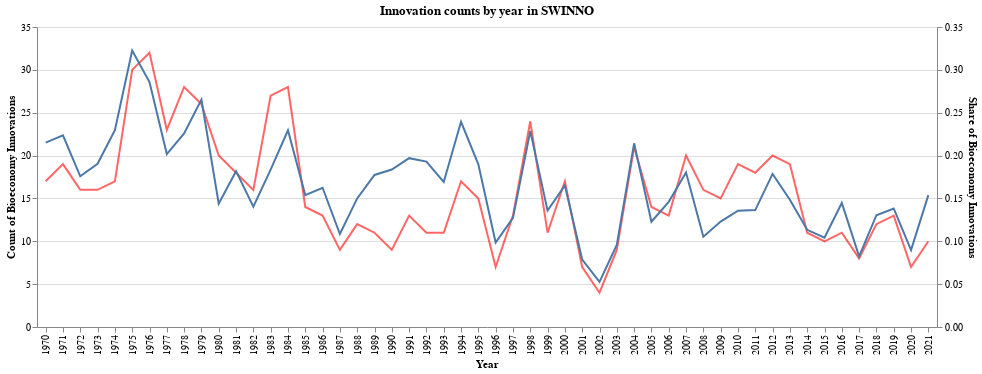

The notebook cell saved with this chart:
### Code cell
# | include: false


def calculate_bioeconomy_share(df):
    df = df.copy()
    df = df[["sinno_id", "year", "bioeconomy"]]
    df = (
        df.groupby("year")
        .agg(
            total_count=("sinno_id", "nunique"), bioeconomy_count=("bioeconomy", "sum")
        )
        .reset_index()
    )
    df["bioeconomy_share"] = df["bioeconomy_count"] / df["total_count"]

    return df


def plot_innovation_counts_by_year(df, title):
    df = calculate_bioeconomy_share(df)

    base = alt.Chart(df).encode(alt.X("year:O", axis=alt.Axis(title="Year")))

    count = (
        base.mark_line(color="red", opacity=0.6)
        .encode(
            alt.Y("bioeconomy_count:Q", title="Count of Bioeconomy Innovations"),
            tooltip=["bioeconomy_count", "bioeconomy_share", "year"],
        )
        .interactive()
    )

    share = (
        base.mark_line()
        .encode(
            alt.Y("bioeconomy_share:Q", title="Share of Bioeconomy Innovations"),
            tooltip=["bioeconomy_count", "bioeconomy_share", "year"],
        )
        .interactive()
    )

    chart = (
        alt.layer(count, share)
        .resolve_scale(y="independent")
        .properties(title=title, width=900)
        .configure_title(font="Inconsolata")
        .configure_axis(labelFont="Inconsolata", titleFont="Inconsolata")
    )

    return chart


plot_innovation_counts_by_year(swinno, "Innovation counts by year in SWINNO")

### Figure 1 — Vega-Lite specification as saved in the notebook (floating-point values rounded to 4 significant figures)
{"config": {"view": {"continuousWidth": 400, "continuousHeight": 300}, "axis": {"labelFont": "Inconsolata", "titleFont": "Inconsolata"}, "title": {"font": "Inconsolata"}}, "layer": [{"mark": {"type": "line", "color": "red", "opacity": 0.6}, "encoding": {"tooltip": [{"field": "bioeconomy_count", "type": "quantitative"}, {"field": "bioeconomy_share", "type": "quantitative"}, {"field": "year", "type": "nominal"}], "x": {"axis": {"title": "Year"}, "field": "year", "type": "ordinal"}, "y": {"field": "bioeconomy_count", "title": "Count of Bioeconomy Innovations", "type": "quantitative"}}, "selection": {"selector002": {"type": "interval", "bind": "scales", "encodings": ["x", "y"]}}}, {"mark": "line", "encoding": {"tooltip": [{"field": "bioeconomy_count", "type": "quantitative"}, {"field": "bioeconomy_share", "type": "quantitative"}, {"field": "year", "type": "nominal"}], "x": {"axis": {"title": "Year"}, "field": "year", "type": "ordinal"}, "y": {"field": "bioeconomy_share", "title": "Share of Bioeconomy Innovations", "type": "quantitative"}}, "selection": {"selector003": {"type": "interval", "bind": "scales", "encodings": ["x", "y"]}}}], "data": {"name": "data-1f0eef3f5822549386e6dfdd7e0b0da2"}, "resolve": {"scale": {"y": "independent"}}, "title": "Innovation counts by year in SWINNO", "width": 900, "$schema": "https://vega.github.io/schema/vega-lite/v4.17.0.json", "datasets": {"data-1f0eef3f5822549386e6dfdd7e0b0da2": [{"year": "1970", "total_count": 79, "bioeconomy_count": 17, "bioeconomy_share": 0.2152}, {"year": "1971", "total_count": 85, "bioeconomy_count": 19, "bioeconomy_share": 0.2235}, {"year": "1972", "total_count": 91, "bioeconomy_count": 16, "bioeconomy_share": 0.1758}, {"year": "1973", "total_count": 84, "bioeconomy_count": 16, "bioeconomy_share": 0.1905}, {"year": "1974", "total_count": 74, "bioeconomy_count": 17, "bioeconomy_share": 0.2297}, {"year": "1975", "total_count": 93, "bioeconomy_count": 30, "bioeconomy_share": 0.3226}, {"year": "1976", "total_count": 112, "bioeconomy_count": 32, "bioeconomy_share": 0.2857}, {"year": "1977", "total_count": 114, "bioeconomy_count": 23, "bioeconomy_share": 0.2018}, {"year": "1978", "total_count": 124, "bioeconomy_count": 28, "bioeconomy_share": 0.2258}, {"year": "1979", "total_count": 98, "bioeconomy_count": 26, "bioeconomy_share": 0.2653}, {"year": "1980", "total_count": 139, "bioeconomy_count": 20, "bioeconomy_share": 0.1439}, {"year": "1981", "total_count": 99, "bioeconomy_count": 18, "bioeconomy_share": 0.1818}, {"year": "1982", "total_count": 114, "bioeconomy_count": 16, "bioeconomy_share": 0.1404}, {"year": "1983", "total_count": 147, "bioeconomy_count": 27, "bioeconomy_share": 0.1837}, {"year": "1984", "total_count": 122, "bioeconomy_count": 28, "bioeconomy_share": 0.2295}, {"year": "1985", "total_count": 91, "bioeconomy_count": 14, "bioeconomy_share": 0.1538}, {"year": "1986", "total_count": 80, "bioeconomy_count": 13, "bioeconomy_share": 0.1625}, {"year": "1987", "total_count": 83, "bioeconomy_count": 9, "bioeconomy_share": 0.1084}, {"year": "1988", "total_count": 80, "bioeconomy_count": 12, "bioeconomy_share": 0.15}, {"year": "1989", "total_count": 62, "bioeconomy_count": 11, "bioeconomy_share": 0.1774}, {"year": "1990", "total_count": 49, "bioeconomy_count": 9, "bioeconomy_share": 0.1837}, {"year": "1991", "total_count": 66, "bioeconomy_count": 13, "bioeconomy_share": 0.197}, {"year": "1992", "total_count": 57, "bioeconomy_count": 11, "bioeconomy_share": 0.193}, {"year": "1993", "total_count": 65, "bioeconomy_count": 11, "bioeconomy_share": 0.1692}, {"year": "1994", "total_count": 71, "bioeconomy_count": 17, "bioeconomy_share": 0.2394}, {"year": "1995", "total_count": 79, "bioeconomy_count": 15, "bioeconomy_share": 0.1899}, {"year": "1996", "total_count": 71, "bioeconomy_count": 7, "bioeconomy_share": 0.09859}, {"year": "1997", "total_count": 102, "bioeconomy_count": 13, "bioeconomy_share": 0.1275}, {"year": "1998", "total_count": 105, "bioeconomy_count": 24, "bioeconomy_share": 0.2286}, {"year": "1999", "total_count": 81, "bioeconomy_count": 11, "bioeconomy_share": 0.1358}, {"year": "2000", "total_count": 103, "bioeconomy_count": 17, "bioeconomy_share": 0.165}, {"year": "2001", "total_count": 89, "bioeconomy_count": 7, "bioeconomy_share": 0.07865}, {"year": "2002", "total_count": 76, "bioeconomy_count": 4, "bioeconomy_share": 0.05263}, {"year": "2003", "total_count": 94, "bioeconomy_count": 9, "bioeconomy_share": 0.09574}, {"year": "2004", "total_count": 98, "bioeconomy_count": 21, "bioeconomy_share": 0.2143}, {"year": "2005", "total_count": 114, "bioeconomy_count": 14, "bioeconomy_share": 0.1228}, {"year": "2006", "total_count": 89, "bioeconomy_count": 13, "bioeconomy_share": 0.1461}, {"year": "2007", "total_count": 111, "bioeconomy_count": 20, "bioeconomy_share": 0.1802}, {"year": "2008", "total_count": 152, "bioeconomy_count": 16, "bioeconomy_share": 0.1053}, {"year": "2009", "total_count": 122, "bioeconomy_count": 15, "bioeconomy_share": 0.123}, {"year": "2010", "total_count": 140, "bioeconomy_count": 19, "bioeconomy_share": 0.1357}, {"year": "2011", "total_count": 132, "bioeconomy_count": 18, "bioeconomy_share": 0.1364}, {"year": "2012", "total_count": 112, "bioeconomy_count": 20, "bioeconomy_share": 0.1786}, {"year": "2013", "total_count": 128, "bioeconomy_count": 19, "bioeconomy_share": 0.1484}, {"year": "2014", "total_count": 97, "bioeconomy_count": 11, "bioeconomy_share": 0.1134}, {"year": "2015", "total_count": 96, "bioeconomy_count": 10, "bioeconomy_share": 0.1042}, {"year": "2016", "total_count": 76, "bioeconomy_count": 11, "bioeconomy_share": 0.1447}, {"year": "2017", "total_count": 97, "bioeconomy_count": 8, "bioeconomy_share": 0.08247}, {"year": "2018", "total_count": 92, "bioeconomy_count": 12, "bioeconomy_share": 0.1304}, {"year": "2019", "total_count": 94, "bioeconomy_count": 13, "bioeconomy_share": 0.1383}, {"year": "2020", "total_count": 78, "bioeconomy_count": 7, "bioeconomy_share": 0.08974}, {"year": "2021", "total_count": 65, "bioeconomy_count": 10, "bioeconomy_share": 0.1538}]}}
